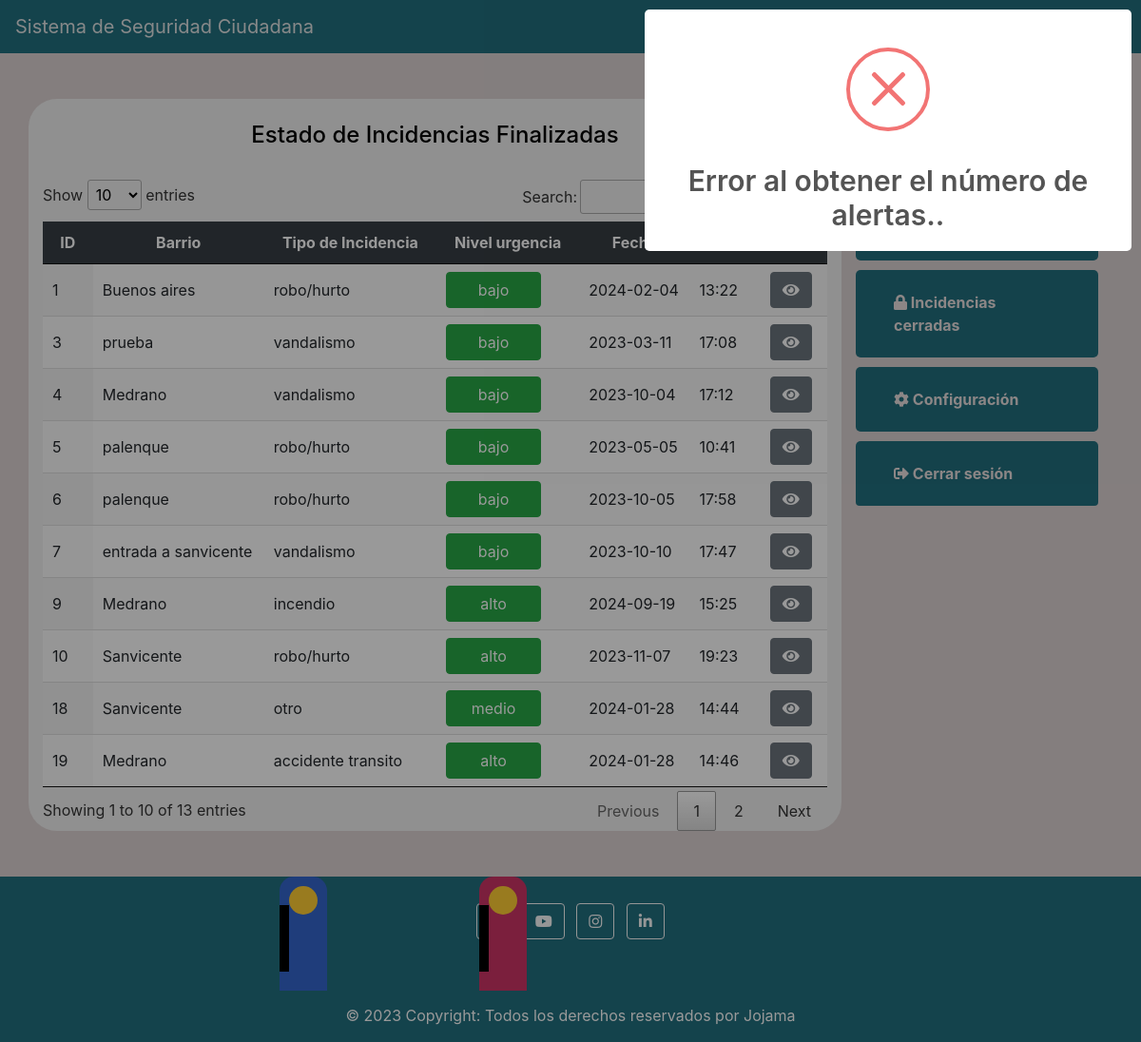
The page /incidencias/cerradas on the database its author committed.
### tables this page shows
CREATE TABLE `incidencias` (
  `id` int(11) NOT NULL,
  `tipo_incidencia` varchar(50) NOT NULL,
  `fecha` varchar(50) NOT NULL,
  `hora` varchar(10) NOT NULL,
  `barrio` varchar(50) NOT NULL,
  `descripcion` text NOT NULL,
  `latitud` varchar(50) NOT NULL,
  `longitud` varchar(50) NOT NULL,
  `imagen` varchar(200) DEFAULT NULL,
  `nivel_urgencia` varchar(20) NOT NULL,
  `idUsuario` int(11) DEFAULT NULL,
  `nota` text DEFAULT NULL,
  `estado` varchar(20) NOT NULL DEFAULT 'En proceso',
  `fecha_finalizacion` varchar(50) DEFAULT NULL,
  `nombre` varchar(100) DEFAULT NULL,
  `correo` varchar(100) DEFAULT NULL
);

### application/controllers/Panel.php (called while the page is built, shortened)
<?php
class Panel extends CI_Controller
{
	function __construct()
	{
		$this->load->model('ModelReporte');
	}
	public function incidencias_cerradas()
	{
		$data['incidencias'] = $this->ModelReporte->get_Incidencia_cerradas();
		$this->load->view('template/header');
		$this->load->view('template/nabvar');
		$this->load->view('reporte/incidencias_cerradas', $data);
		$this->load->view('template/slider');
		$this->load->view('template/footer');
	}
}

### index.php (called while the page is built, shortened)
<?php
require_once BASEPATH.'core/CodeIgniter.php';

### application/models/ModelReporte.php (called while the page is built, shortened)
<?php
class ModelReporte extends CI_Model
{
	public function get_Incidencia_cerradas()
	{
		$this->db->select('*');
		$this->db->from('incidencias');
		$this->db->where('estado', 'Finalizada');
		return $this->db->get()->result();
	}
	public function get_Session()
	{
		$this->db->select('*');
		$this->db->from('session_temporal');
		return $this->db->get()->result();
	}
}

### application/views/reporte/incidencias_cerradas.php (the view, shortened to what this page needs)
<main>
    <div class="container mt-5">
        <div class="row">
            <div style="background-color:#f0f0f0; text-align: center; border-radius:30px; " id="vista-alertas" class="col-md-9">
                <br>
                <h4 style="color:black">Estado de Incidencias Finalizadas</h4>
                <br>
                <table id="tabla-incidencias_cerrada" class="display" style="width:100%">
                    <thead>
                        <tr>
                            <th>ID</th>
                            <th>Barrio</th>
                            <th>Tipo de Incidencia</th>
                            <th>Nivel urgencia</th>
                            <th>Fecha</th>
                        </tr>
                    </thead>
                    <tbody>
                        <?php foreach ($incidencias as $incidencia) : ?>
                            <tr>
                                <td><?= $incidencia->id ?></td>
                                <td><?= $incidencia->barrio ?></td>
                                <td><?= $incidencia->tipo_incidencia ?></td>
                                <td><?= $incidencia->nivel_urgencia ?></td>
                                <td><?= $incidencia->fecha ?></td>
                                <td><?= $incidencia->hora ?></td>
                                <td>
                                    <a class="btn btn-secondary ver-mas" onclick="ver_Mas(<?= $incidencia->id ?>);" title="Ver más"><i class="fas fa-eye"></i></a>
                                </td>
                            </tr>
                        <?php endforeach; ?>
                    </tbody>
                </table>
            </div>

### assets/css/style.css (style rules this page uses)
#vista-alertas { min-height: 500px; }
#tabla-incidencias_cerrada thead { background-color: #373e44; color: white; }
body { background-color: #dbd2d2; }

### rows shown on the page
incidencias: id "1", barrio "Buenos aires", tipo_incidencia "robo/hurto", nivel_urgencia "bajo", fecha "2024-02-04", hora "13:22"
incidencias: id "3", barrio "prueba", tipo_incidencia "vandalismo", nivel_urgencia "bajo", fecha "2023-03-11", hora "17:08"
incidencias: id "4", barrio "Medrano", tipo_incidencia "vandalismo", nivel_urgencia "bajo", fecha "2023-10-04", hora "17:12"
incidencias: id "5", barrio "palenque", tipo_incidencia "robo/hurto", nivel_urgencia "bajo", fecha "2023-05-05", hora "10:41"
incidencias: id "6", barrio "palenque", tipo_incidencia "robo/hurto", nivel_urgencia "bajo", fecha "2023-10-05", hora "17:58"
incidencias: id "7", barrio "entrada a sanvicente", tipo_incidencia "vandalismo", nivel_urgencia "bajo", fecha "2023-10-10", hora "17:47"
incidencias: id "9", barrio "Medrano", tipo_incidencia "incendio", nivel_urgencia "alto", fecha "2024-09-19", hora "15:25"
incidencias: id "10", barrio "Sanvicente", tipo_incidencia "robo/hurto", nivel_urgencia "alto", fecha "2023-11-07", hora "19:23"
incidencias: id "18", barrio "Sanvicente", tipo_incidencia "otro", nivel_urgencia "medio", fecha "2024-01-28", hora "14:44"
incidencias: id "19", barrio "Medrano", tipo_incidencia "accidente transito", nivel_urgencia "alto", fecha "2024-01-28", hora "14:46"
